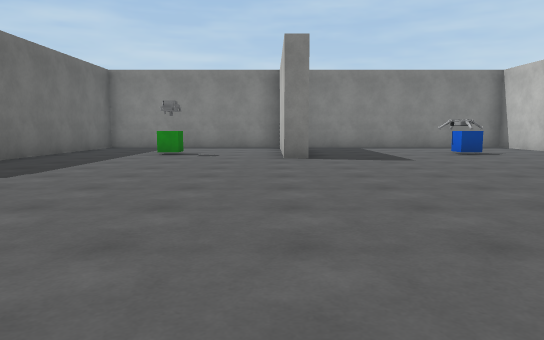
[1] (above)

17 first-person views from a walk through a Unity game level. The camera is 1.2 m above the floor, tilts 6° down and sees 70° across. The floor is counted in squares, 2 m on a side. Each view is taken from the middle of a square. On the plan, view 1 faces up. The plan holds only what a view shows up to about 11 squares ahead; the rest is blank. The player is left out. Surface patterns are stand-ins for the level's own textures.

[2]
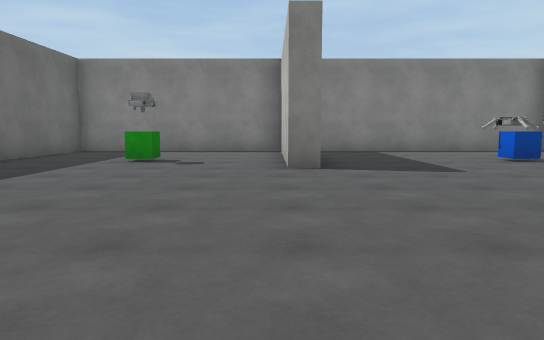

[3]
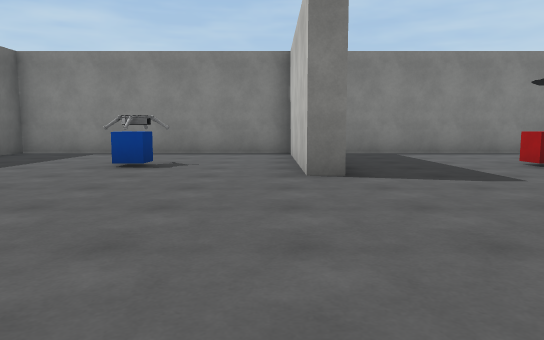

[4]
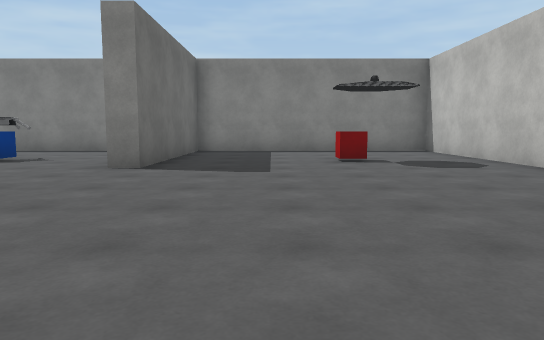

[5]
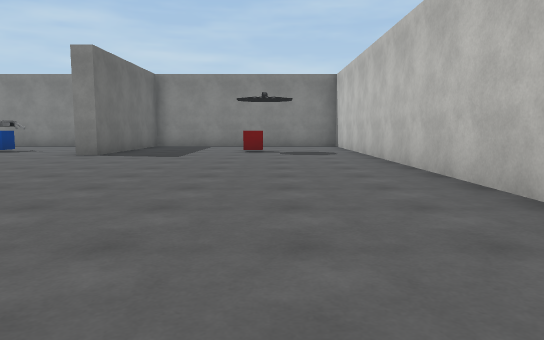

[6]
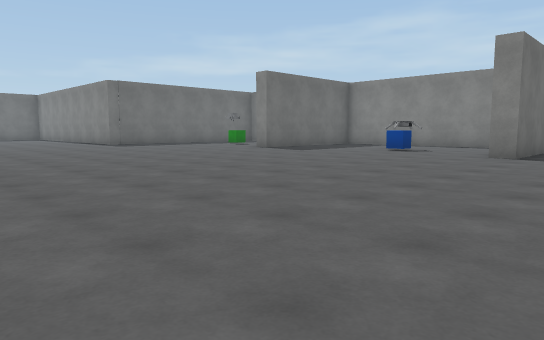

[7]
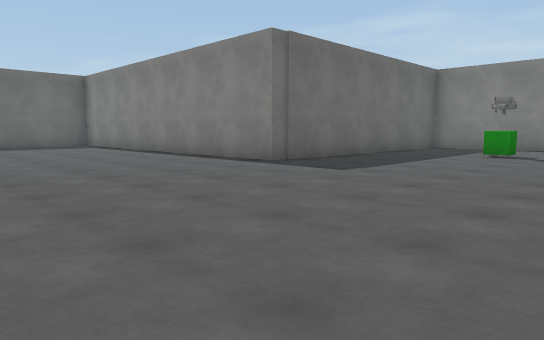

[8]
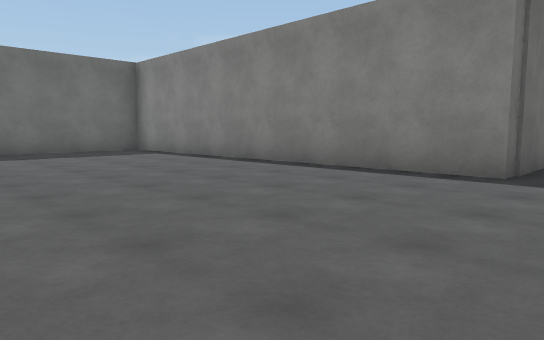

[9]
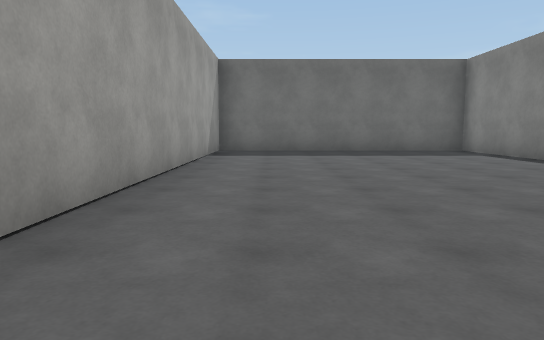

[10]
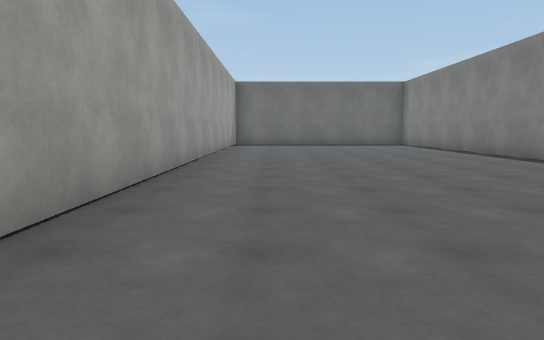

[11]
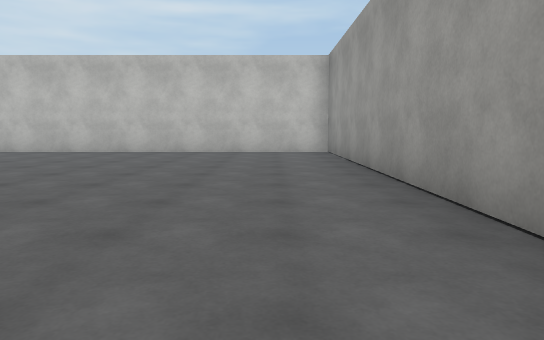

[12]
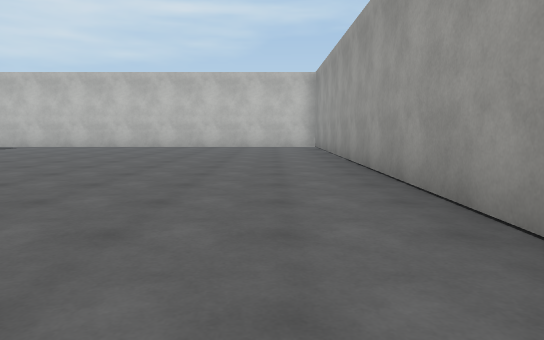

[13]
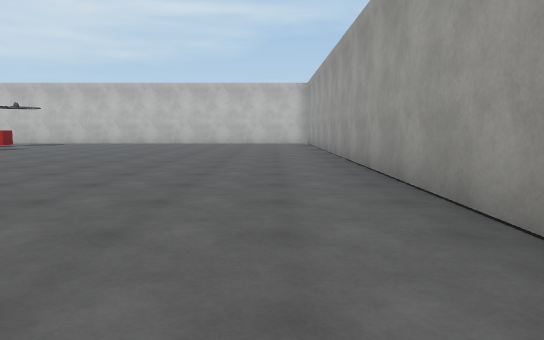

[14]
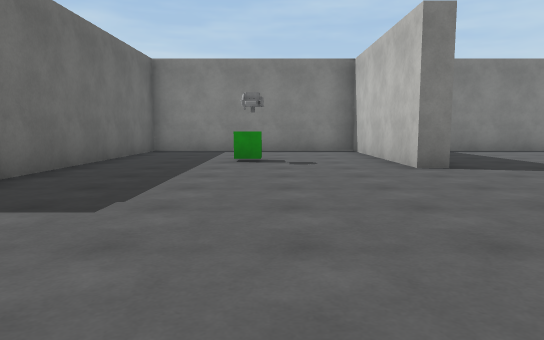

[15]
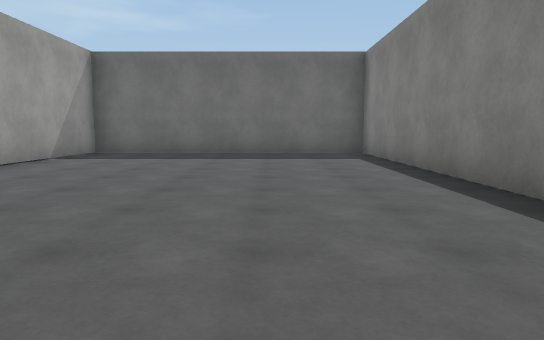

[16]
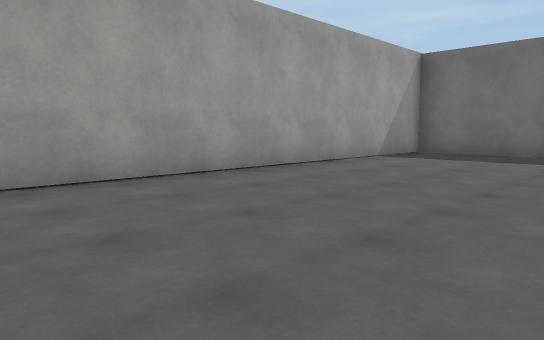

[17]
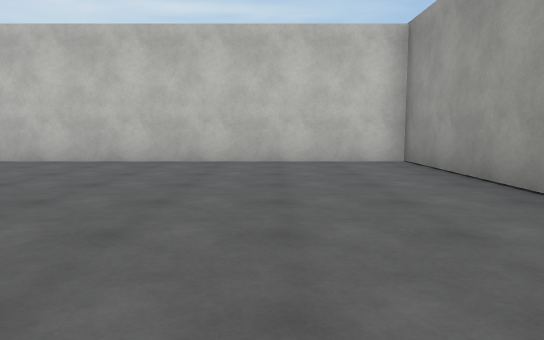

### Floor plan
Points are (right, up) in squares from view 1. A wall is a line through its corners. A room is listed if a view was taken in it or the views show most of it. See-through windows are left out.
Room 1 (views 1, 2, 3, 4, 5, 6, 7, 8, 9, 10, 11, 12, 13, 14, 15, 16, 17)
walls: (0.9, 8) (0.3, 8) (0.3, 12.7) (-5.2, 12.7) (-5.2, 5.3) (-14.8, 5.3) (-14.8, -1.5) (14.3, -1.5) (14.3, 12.7) (8, 12.7) (8, 8) (7.5, 8) (7.5, 12.7) (0.8, 12.7) (0.8, 11.9)
objects: green cube (-3, 9); blue cube (5, 9); other object (12, 9)

Where each view was taken, in squares from view 1:
view 1: 0 up, 0 right, facing up
view 2: 2 up, 0 right, facing up
view 3: 3 up, 7 right, facing up
view 4: 2 up, 10 right, facing up
view 5: 1 down, 12 right, facing up
view 6: 1 down, 10 right, facing up-left
view 7: 0 up, 0 right, facing up-left
view 8: 0 up, 4 left, facing up-left
view 9: 0 up, 4 left, facing left
view 10: 0 up, 1 right, facing left
view 11: 0 up, 4 right, facing right
view 12: 0 up, 1 right, facing right
view 13: 0 up, 2 left, facing right
view 14: 2 up, 2 left, facing up
view 15: 3 up, 5 left, facing left
view 16: 3 up, 5 left, facing down-left
view 17: 1 up, 7 right, facing right
